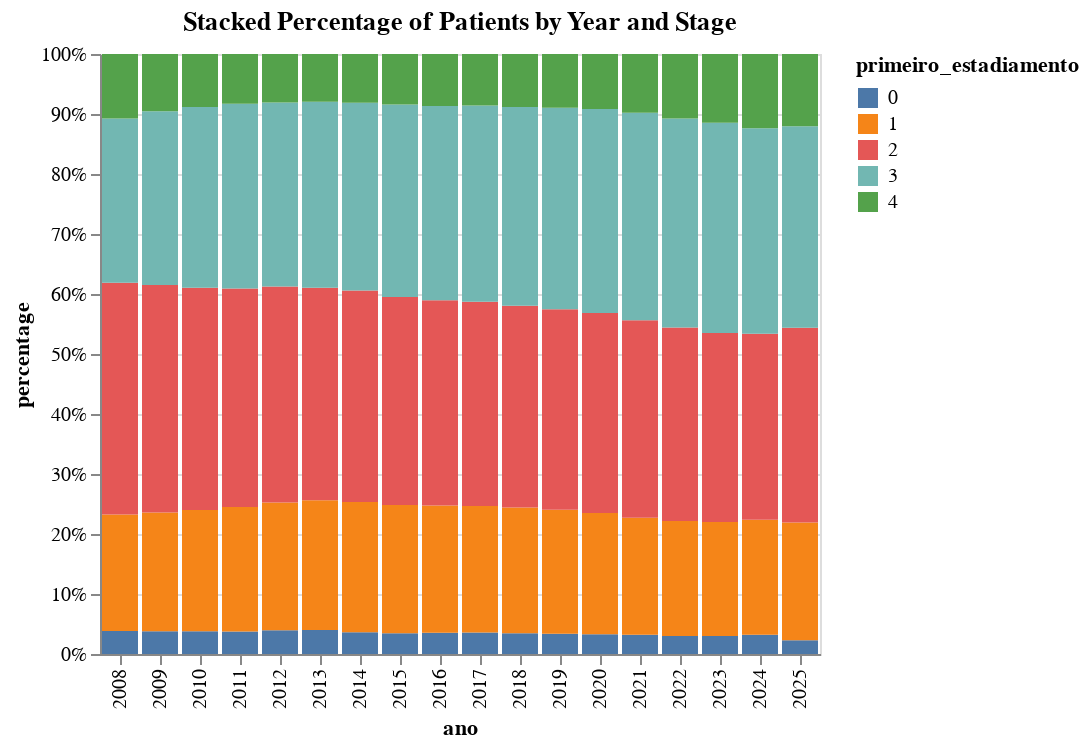

The notebook cell this image was saved under:
### Code cell
# prompt: Usando o DataFrame df: stacked percentage of numero_pacientes by ano and estadiamento, using 0 in the bottom, and 1, 2, 3, 4 ordered to the top

import pandas as pd
import altair as alt

# Create a DataFrame (replace with your actual data)
# Assuming your DataFrame is named 'df'

# Convert 'primeiro_estadiamento' to numeric, handling errors
df['primeiro_estadiamento'] = pd.to_numeric(df['primeiro_estadiamento'], errors='coerce')

# Group by 'ano' and 'primeiro_estadiamento'
grouped_data = df.groupby(['ano', 'primeiro_estadiamento'])['numero_pacientes'].sum().reset_index()

# Calculate the total number of patients for each year
total_patients = grouped_data.groupby('ano')['numero_pacientes'].sum()

# Calculate the percentage for each group within each year
grouped_data['percentage'] = grouped_data.apply(lambda x: (x['numero_pacientes'] / total_patients[x['ano']]) * 100, axis=1)

# Create the stacked percentage chart using Altair
chart = alt.Chart(grouped_data).mark_bar().encode(
    x='ano:N',  # Categorical x-axis for years
    y=alt.Y('percentage:Q', stack='normalize', axis=alt.Axis(format='%')), # Stacked percentage with percentage formatting
    color=alt.Color('primeiro_estadiamento:N', sort='ascending'),  # Color by stage
    order=alt.Order('primeiro_estadiamento:N', sort='ascending')  # Order bars by stage
).properties(
    title='Stacked Percentage of Patients by Year and Stage'
)
chart

### Figure 1 — Vega-Lite specification as saved in the notebook (floating-point values rounded to 4 significant figures)
{"config": {"view": {"continuousWidth": 300, "continuousHeight": 300}}, "data": {"name": "data-d688afa8175f5cdd13c7094394b91679"}, "mark": {"type": "bar"}, "encoding": {"color": {"field": "primeiro_estadiamento", "sort": "ascending", "type": "nominal"}, "order": {"field": "primeiro_estadiamento", "sort": "ascending", "type": "nominal"}, "x": {"field": "ano", "type": "nominal"}, "y": {"axis": {"format": "%"}, "field": "percentage", "stack": "normalize", "type": "quantitative"}}, "title": "Stacked Percentage of Patients by Year and Stage", "$schema": "https://vega.github.io/schema/vega-lite/v5.20.1.json", "datasets": {"data-d688afa8175f5cdd13c7094394b91679": [{"ano": 2008, "primeiro_estadiamento": 0.0, "numero_pacientes": 4558, "percentage": 3.816}, {"ano": 2008, "primeiro_estadiamento": 1.0, "numero_pacientes": 23209, "percentage": 19.43}, {"ano": 2008, "primeiro_estadiamento": 2.0, "numero_pacientes": 46113, "percentage": 38.61}, {"ano": 2008, "primeiro_estadiamento": 3.0, "numero_pacientes": 32729, "percentage": 27.4}, {"ano": 2008, "primeiro_estadiamento": 4.0, "numero_pacientes": 12827, "percentage": 10.74}, {"ano": 2009, "primeiro_estadiamento": 0.0, "numero_pacientes": 4758, "percentage": 3.784}, {"ano": 2009, "primeiro_estadiamento": 1.0, "numero_pacientes": 24907, "percentage": 19.81}, {"ano": 2009, "primeiro_estadiamento": 2.0, "numero_pacientes": 47657, "percentage": 37.9}, {"ano": 2009, "primeiro_estadiamento": 3.0, "numero_pacientes": 36430, "percentage": 28.97}, {"ano": 2009, "primeiro_estadiamento": 4.0, "numero_pacientes": 11999, "percentage": 9.542}, {"ano": 2010, "primeiro_estadiamento": 0.0, "numero_pacientes": 5049, "percentage": 3.801}, {"ano": 2010, "primeiro_estadiamento": 1.0, "numero_pacientes": 26813, "percentage": 20.18}, {"ano": 2010, "primeiro_estadiamento": 2.0, "numero_pacientes": 49214, "percentage": 37.05}, {"ano": 2010, "primeiro_estadiamento": 3.0, "numero_pacientes": 40051, "percentage": 30.15}, {"ano": 2010, "primeiro_estadiamento": 4.0, "numero_pacientes": 11711, "percentage": 8.816}, {"ano": 2011, "primeiro_estadiamento": 0.0, "numero_pacientes": 5234, "percentage": 3.735}, {"ano": 2011, "primeiro_estadiamento": 1.0, "numero_pacientes": 29103, "percentage": 20.77}, {"ano": 2011, "primeiro_estadiamento": 2.0, "numero_pacientes": 51056, "percentage": 36.43}, {"ano": 2011, "primeiro_estadiamento": 3.0, "numero_pacientes": 43126, "percentage": 30.77}, {"ano": 2011, "primeiro_estadiamento": 4.0, "numero_pacientes": 11631, "percentage": 8.299}, {"ano": 2012, "primeiro_estadiamento": 0.0, "numero_pacientes": 5960, "percentage": 3.957}, {"ano": 2012, "primeiro_estadiamento": 1.0, "numero_pacientes": 32046, "percentage": 21.28}, {"ano": 2012, "primeiro_estadiamento": 2.0, "numero_pacientes": 54215, "percentage": 36.0}, {"ano": 2012, "primeiro_estadiamento": 3.0, "numero_pacientes": 46232, "percentage": 30.7}, {"ano": 2012, "primeiro_estadiamento": 4.0, "numero_pacientes": 12151, "percentage": 8.068}, {"ano": 2013, "primeiro_estadiamento": 0.0, "numero_pacientes": 6438, "percentage": 4.018}, {"ano": 2013, "primeiro_estadiamento": 1.0, "numero_pacientes": 34599, "percentage": 21.59}, {"ano": 2013, "primeiro_estadiamento": 2.0, "numero_pacientes": 56773, "percentage": 35.43}, {"ano": 2013, "primeiro_estadiamento": 3.0, "numero_pacientes": 49708, "percentage": 31.02}, {"ano": 2013, "primeiro_estadiamento": 4.0, "numero_pacientes": 12726, "percentage": 7.942}, {"ano": 2014, "primeiro_estadiamento": 0.0, "numero_pacientes": 6168, "percentage": 3.615}, {"ano": 2014, "primeiro_estadiamento": 1.0, "numero_pacientes": 37033, "percentage": 21.7}, {"ano": 2014, "primeiro_estadiamento": 2.0, "numero_pacientes": 60196, "percentage": 35.28}, {"ano": 2014, "primeiro_estadiamento": 3.0, "numero_pacientes": 53362, "percentage": 31.27}, {"ano": 2014, "primeiro_estadiamento": 4.0, "numero_pacientes": 13866, "percentage": 8.127}, {"ano": 2015, "primeiro_estadiamento": 0.0, "numero_pacientes": 5988, "percentage": 3.459}, {"ano": 2015, "primeiro_estadiamento": 1.0, "numero_pacientes": 37008, "percentage": 21.38}, {"ano": 2015, "primeiro_estadiamento": 2.0, "numero_pacientes": 60020, "percentage": 34.67}, {"ano": 2015, "primeiro_estadiamento": 3.0, "numero_pacientes": 55537, "percentage": 32.08}, {"ano": 2015, "primeiro_estadiamento": 4.0, "numero_pacientes": 14570, "percentage": 8.416}, {"ano": 2016, "primeiro_estadiamento": 0.0, "numero_pacientes": 6215, "percentage": 3.521}, {"ano": 2016, "primeiro_estadiamento": 1.0, "numero_pacientes": 37477, "percentage": 21.23}, {"ano": 2016, "primeiro_estadiamento": 2.0, "numero_pacientes": 60381, "percentage": 34.21}, {"ano": 2016, "primeiro_estadiamento": 3.0, "numero_pacientes": 57123, "percentage": 32.37}, {"ano": 2016, "primeiro_estadiamento": 4.0, "numero_pacientes": 15293, "percentage": 8.665}, {"ano": 2017, "primeiro_estadiamento": 0.0, "numero_pacientes": 6679, "percentage": 3.584}, {"ano": 2017, "primeiro_estadiamento": 1.0, "numero_pacientes": 39288, "percentage": 21.08}, {"ano": 2017, "primeiro_estadiamento": 2.0, "numero_pacientes": 63446, "percentage": 34.05}, {"ano": 2017, "primeiro_estadiamento": 3.0, "numero_pacientes": 60971, "percentage": 32.72}, {"ano": 2017, "primeiro_estadiamento": 4.0, "numero_pacientes": 15956, "percentage": 8.563}, {"ano": 2018, "primeiro_estadiamento": 0.0, "numero_pacientes": 6793, "percentage": 3.475}, {"ano": 2018, "primeiro_estadiamento": 1.0, "numero_pacientes": 40907, "percentage": 20.92}, {"ano": 2018, "primeiro_estadiamento": 2.0, "numero_pacientes": 65783, "percentage": 33.65}, {"ano": 2018, "primeiro_estadiamento": 3.0, "numero_pacientes": 64754, "percentage": 33.12}, {"ano": 2018, "primeiro_estadiamento": 4.0, "numero_pacientes": 17263, "percentage": 8.83}, {"ano": 2019, "primeiro_estadiamento": 0.0, "numero_pacientes": 6959, "percentage": 3.381}, {"ano": 2019, "primeiro_estadiamento": 1.0, "numero_pacientes": 42547, "percentage": 20.67}, {"ano": 2019, "primeiro_estadiamento": 2.0, "numero_pacientes": 68816, "percentage": 33.43}, {"ano": 2019, "primeiro_estadiamento": 3.0, "numero_pacientes": 69058, "percentage": 33.55}, {"ano": 2019, "primeiro_estadiamento": 4.0, "numero_pacientes": 18475, "percentage": 8.975}, {"ano": 2020, "primeiro_estadiamento": 0.0, "numero_pacientes": 6976, "percentage": 3.305}, {"ano": 2020, "primeiro_estadiamento": 1.0, "numero_pacientes": 42626, "percentage": 20.19}, {"ano": 2020, "primeiro_estadiamento": 2.0, "numero_pacientes": 70333, "percentage": 33.32}, {"ano": 2020, "primeiro_estadiamento": 3.0, "numero_pacientes": 71843, "percentage": 34.03}, {"ano": 2020, "primeiro_estadiamento": 4.0, "numero_pacientes": 19322, "percentage": 9.153}, {"ano": 2021, "primeiro_estadiamento": 0.0, "numero_pacientes": 7014, "percentage": 3.22}, {"ano": 2021, "primeiro_estadiamento": 1.0, "numero_pacientes": 42439, "percentage": 19.48}, {"ano": 2021, "primeiro_estadiamento": 2.0, "numero_pacientes": 71697, "percentage": 32.91}, {"ano": 2021, "primeiro_estadiamento": 3.0, "numero_pacientes": 75333, "percentage": 34.58}, {"ano": 2021, "primeiro_estadiamento": 4.0, "numero_pacientes": 21355, "percentage": 9.803}, {"ano": 2022, "primeiro_estadiamento": 0.0, "numero_pacientes": 6834, "percentage": 3.016}, {"ano": 2022, "primeiro_estadiamento": 1.0, "numero_pacientes": 43370, "percentage": 19.14}, {"ano": 2022, "primeiro_estadiamento": 2.0, "numero_pacientes": 73113, "percentage": 32.27}, {"ano": 2022, "primeiro_estadiamento": 3.0, "numero_pacientes": 78859, "percentage": 34.81}, {"ano": 2022, "primeiro_estadiamento": 4.0, "numero_pacientes": 24395, "percentage": 10.77}, {"ano": 2023, "primeiro_estadiamento": 0.0, "numero_pacientes": 7172, "percentage": 2.982}, {"ano": 2023, "primeiro_estadiamento": 1.0, "numero_pacientes": 45785, "percentage": 19.03}, {"ano": 2023, "primeiro_estadiamento": 2.0, "numero_pacientes": 75686, "percentage": 31.47}, {"ano": 2023, "primeiro_estadiamento": 3.0, "numero_pacientes": 84281, "percentage": 35.04}, {"ano": 2023, "primeiro_estadiamento": 4.0, "numero_pacientes": 27608, "percentage": 11.48}, {"ano": 2024, "primeiro_estadiamento": 0.0, "numero_pacientes": 8292, "percentage": 3.215}, {"ano": 2024, "primeiro_estadiamento": 1.0, "numero_pacientes": 49397, "percentage": 19.15}, {"ano": 2024, "primeiro_estadiamento": 2.0, "numero_pacientes": 80044, "percentage": 31.03}, {"ano": 2024, "primeiro_estadiamento": 3.0, "numero_pacientes": 88324, "percentage": 34.24}, {"ano": 2024, "primeiro_estadiamento": 4.0, "numero_pacientes": 31893, "percentage": 12.36}, {"ano": 2025, "primeiro_estadiamento": 0.0, "numero_pacientes": 3364, "percentage": 2.304}, {"ano": 2025, "primeiro_estadiamento": 1.0, "numero_pacientes": 28660, "percentage": 19.63}, {"ano": 2025, "primeiro_estadiamento": 2.0, "numero_pacientes": 47374, "percentage": 32.45}, {"ano": 2025, "primeiro_estadiamento": 3.0, "numero_pacientes": 48990, "percentage": 33.56}, {"ano": 2025, "primeiro_estadiamento": 4.0, "numero_pacientes": 17606, "percentage": 12.06}]}}
